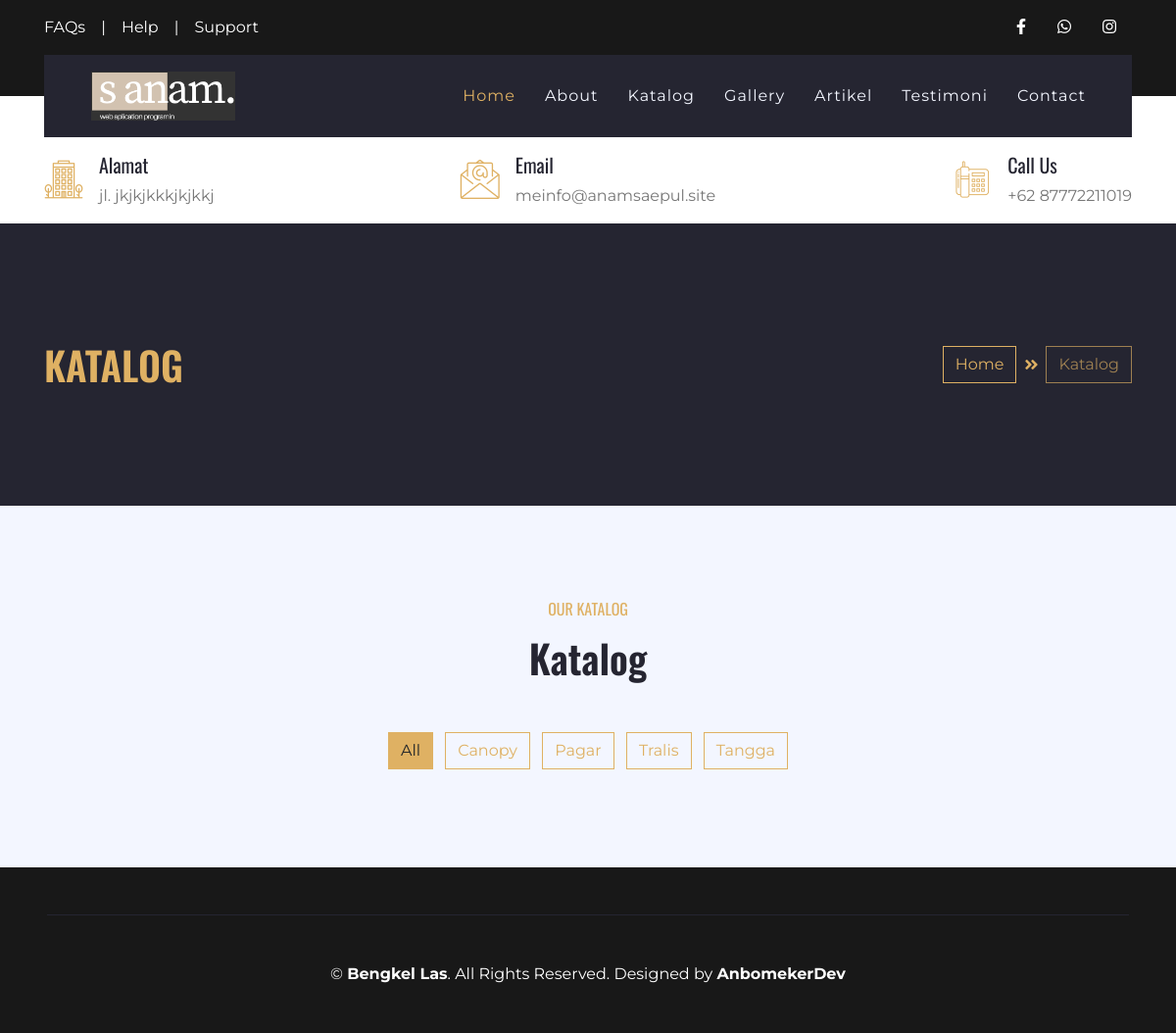
Before: /index.php/katalog with the older database file.
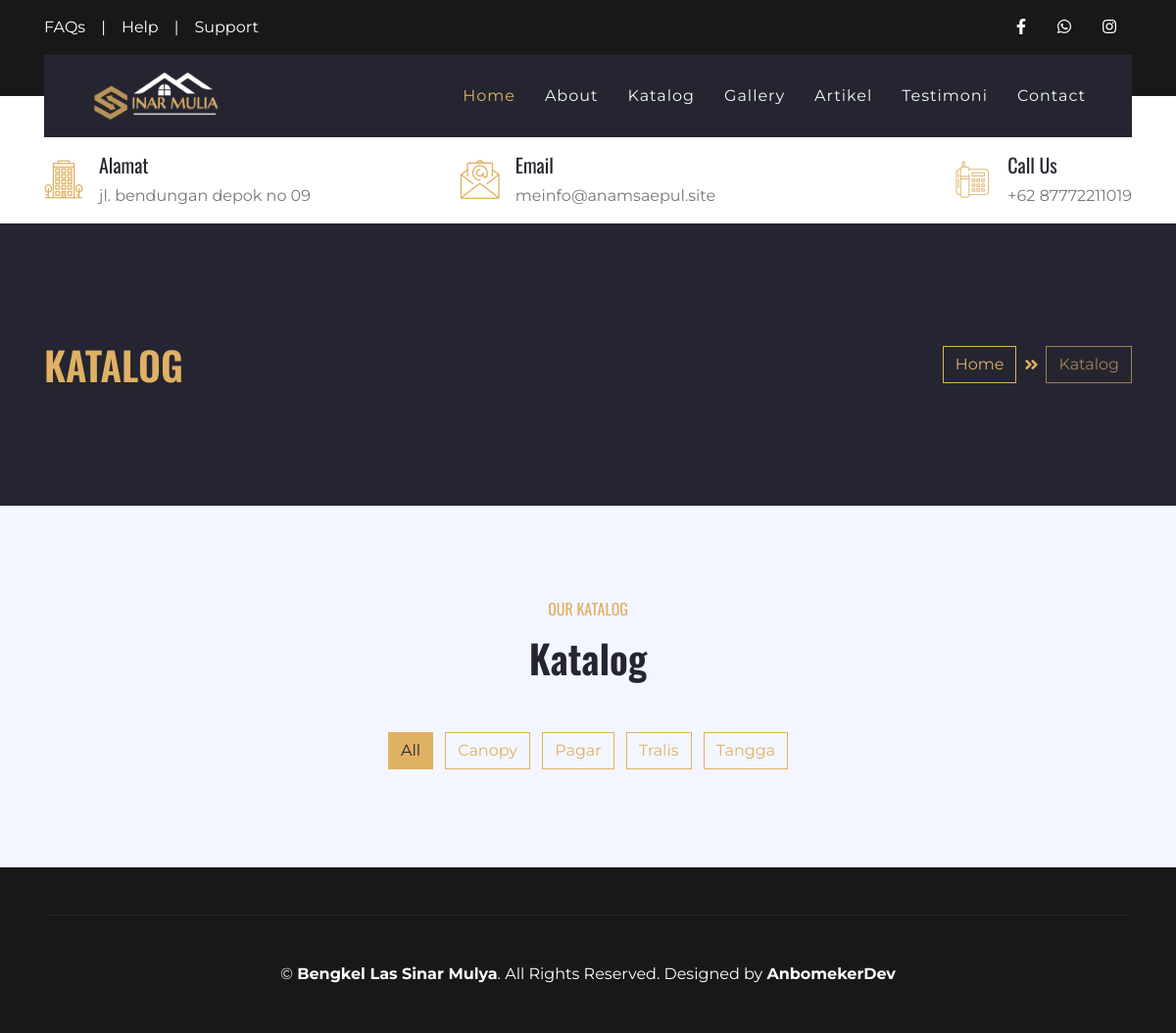
After: the same page with the newer database file.
### tables this page shows
CREATE TABLE `set_profil`  (
  `profil_id` int(11) NOT NULL AUTO_INCREMENT,
  `nama` varchar(50) NULL DEFAULT NULL,
  `alamat` varchar(100) NULL DEFAULT NULL,
  `deskripsi` text NULL,
  `logo` text NULL,
  `foto` text NULL,
  `kontak_id` int(11) NULL DEFAULT NULL,
  `company_name` varchar(50) NULL DEFAULT NULL,
  `web_url` text NULL,
  PRIMARY KEY (`profil_id`) USING BTREE
);

### application/controllers/Katalog.php (called while the page is built, shortened)
<?php
class Katalog extends CI_Controller
{
    public function __construct()
    {
        $this->load->model('M_katalog', 'katalog');
        $this->load->model('admin/Profil_m', 'profil');
        $this->load->library('session');
    }
    public function index()
    {
        $data = [
            'judul' => $this->profil->get_profile('nama'),
            'perusahaan' => $this->profil->get_profile('nama'),
            'logo' => $this->profil->get_profile('logo'),
            'alamat' => $this->profil->get_profile('alamat'),
            'whatsap' => $this->profil->get_kontak('whatsap'),
            'facebook' => $this->profil->get_kontak('facebook'),
            'instagram' => $this->profil->get_kontak('instagram'),
            'email' => $this->profil->get_kontak('email'),
            'telpon' => $this->profil->get_kontak('telpon'),
            'foto' => $this->profil->get_profile('foto'),
            'kategori' => $this->katalog->get_kategori()->result(),
        ];
        $this->load->view('layout/header', $data);
        $this->load->view('layout/navbar', $data);
        $this->load->view('pages/katalog_v', $data);
        $this->load->view('pages/katalog_js');
        $this->load->view('layout/footer', $data);
    }
}

### index.php (called while the page is built, shortened)
<?php
require_once BASEPATH.'core/CodeIgniter.php';

### application/models/admin/Profil_m.php (called while the page is built, shortened)
<?php
class Profil_m extends CI_Model
{
    public function get_profile($varams)
    {
        $query = $this->db->get('set_profil')->row();
        $data = $query->$varams;
        return $data;
    }
}

### application/views/pages/katalog_v.php (the view, shortened to what the changed rows need)
<div class="container-fluid bg-secondary py-5">
    <div class="container py-5">
        <div class="row align-items-center py-4">
            <div class="col-md-6 text-center text-md-left">
                <h1 class="mb-4 mb-md-0 text-primary text-uppercase">Katalog</h1>
            </div>
        </div>
    </div>
</div>
<div class="container-fluid bg-light pt-5">
    <div class="container py-5">
        <div class="row justify-content-center">
            <div class="col-lg-6 col-md-8 col text-center mb-4">
                <h1 class="mb-4">Katalog</h1>
            </div>
        </div>
    </div>
</div>

### application/views/layout/navbar.php (shortened to what the changed rows need)
<body>
    <div class="container-fluid position-relative nav-bar p-0">
        <div class="container position-relative" style="z-index: 9;">
            <nav class="navbar navbar-expand-lg bg-secondary navbar-dark py-3 py-lg-0 pl-3 pl-lg-5">
                <a href="" class="navbar-brand">
                    <img src="<?= base_url() ?>assets/upload/logo/<?= $logo ?>" alt="" height="50">
                </a>
            </nav>
        </div>
    </div>
    <div class="container-fluid bg-white py-3">
        <div class="container">
            <div class="row">
                <div class="col-lg-4 text-left mb-3 mb-lg-0">
                    <div class="d-inline-flex text-left">
                        <h1 class="flaticon-office font-weight-normal text-primary m-0 mr-3"></h1>
                        <div class="d-flex flex-column">
                            <h5>Alamat</h5>
                            <p class="m-0"><?= $alamat ?></p>
                        </div>
                    </div>
                </div>
                <div class="col-lg-4 text-left text-lg-center mb-3 mb-lg-0">
                    <div class="d-inline-flex text-left">
                        <h1 class="flaticon-email font-weight-normal text-primary m-0 mr-3"></h1>
                    </div>
                </div>
                <div class="col-lg-4 text-left text-lg-right mb-3 mb-lg-0">
                    <div class="d-inline-flex text-left">
                        <h1 class="flaticon-telephone font-weight-normal text-primary m-0 mr-3"></h1>
                    </div>
                </div>
            </div>
        </div>
    </div>

### application/views/layout/footer.php (shortened to what the changed rows need)
<div class="container-fluid bg-dark text-white py-5 px-sm-3 px-md-5">
    <div class="container border-top border-secondary pt-5">
        <p class="m-0 text-center text-white">
            &copy; <a class="text-white font-weight-bold" href="#"><?= $perusahaan ?></a>. All Rights Reserved. Designed by
            <a class="text-white font-weight-bold" href="https://www.anamsaepul.site">AnbomekerDev</a>
        </p>
    </div>
</div>
</body>
</html>

Changed rows visible on the page:
changed set_profil: logo: a different picture; alamat "jl. jkjkjkkkjkjkkj" → "jl. bendungan depok no 09"; nama "Bengkel Las" → "Bengkel Las Sinar Mulya"
